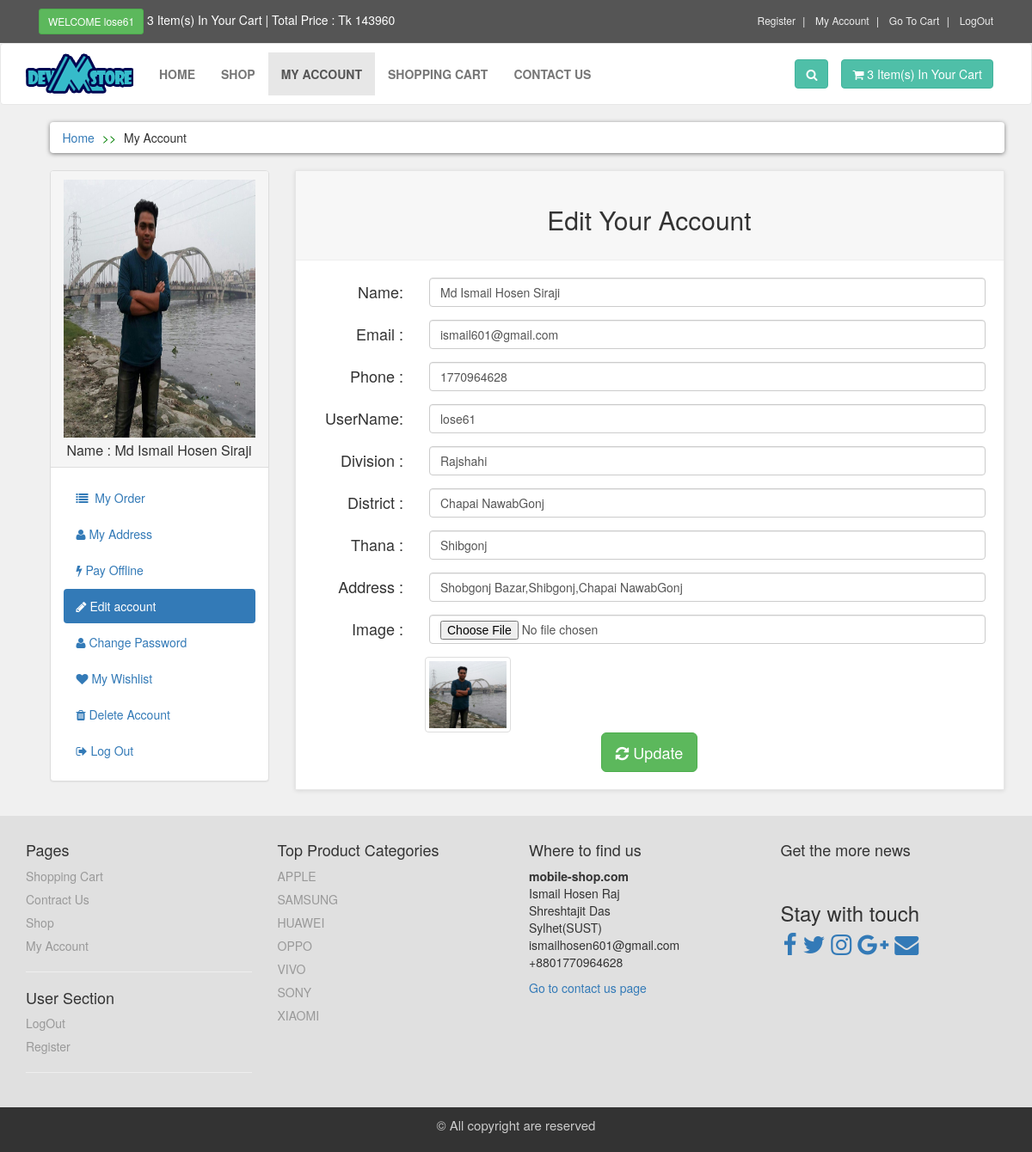
Before: /customer/my_account.php?edit_account (signed in) with the older database file.
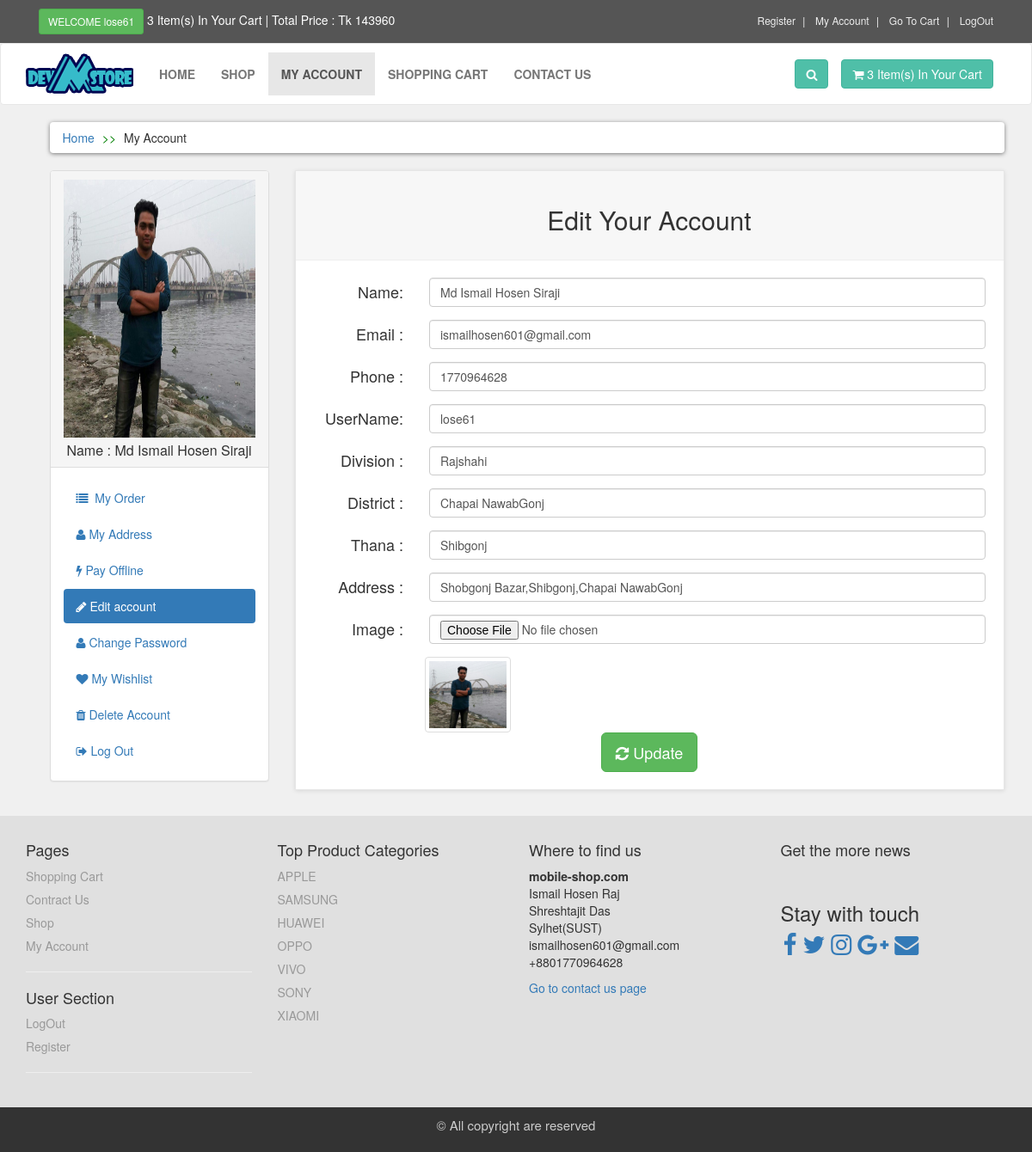
After: the same page with the newer database file.
### tables this page shows
CREATE TABLE IF NOT EXISTS `customer` (
  `customer_id` int(5) NOT NULL AUTO_INCREMENT,
  `customer_name` tinytext DEFAULT NULL,
  `customer_email` varchar(50) DEFAULT NULL,
  `customer_phone` int(11) DEFAULT NULL,
  `customer_username` varchar(50) DEFAULT NULL,
  `customer_password` varchar(50) DEFAULT NULL,
  `customer_division` varchar(30) DEFAULT NULL,
  `customer_district` varchar(40) DEFAULT NULL,
  `customer_thana` varchar(30) DEFAULT NULL,
  `customer_address` varchar(500) DEFAULT NULL,
  `customer_image` tinytext DEFAULT NULL,
  `customer_ip_address` tinytext DEFAULT NULL,
  `customer_shipping_address` text DEFAULT NULL,
  `status_` int(1) NOT NULL,
  PRIMARY KEY (`customer_id`),
  UNIQUE KEY `customer_email` (`customer_email`,`customer_phone`,`customer_username`)
);

### customer/edit_account.php (the view, shortened to what the changed rows need)
<?php
    $customer_username = $_SESSION['customer_username'];
    $get_customer = "select * from customer where customer_username = '$customer_username';";
    $run_customer = mysqli_query($db,$get_customer);
    $row = mysqli_fetch_array($run_customer);
    $customer_name = $row['customer_name'];
    $customer_email = $row['customer_email'];
    $customer_phone = $row['customer_phone'];
    $customer_division = $row['customer_division'];
    $customer_district = $row['customer_district'];
    $customer_thana = $row['customer_thana'];
    $customer_address = $row['customer_address'];
    $customer_image = $row['customer_image'];
?>
<div class="box" >
    <div class="box-header">
        <center>
            <h2>Edit Your Account</h2>
        </center>
    </div>
    <form action="" method="post" enctype="multipart/form-data"
     class="form-horizontal" style="margin-top: 40px;">
        <div class="form-group">
            <label class="control-label col-sm-2"><h4 style="margin:0;">Name:</h4></label>
            <div class="col-sm-10">
                <input type="text" name="c_name" value="<?php echo $customer_name ?>" class="form-control">
            </div>
        </div>
        <div class="form-group">
            <label class="control-label col-sm-2"><h4 style="margin:0;"> Email :</h4></label>
            <div class="col-sm-10">
                <input type="email" name="c_email" value="<?php echo $customer_email ?>" class="form-control">
            </div>
        </div>
        <div class="form-group">
            <label class="control-label col-sm-2"><h4 style="margin:0;">Phone :</h4></label>
            <div class="col-sm-10">
                <input type="number" name="c_phone" value="<?php echo $customer_phone ?>" class="form-control">
            </div>
        </div>
        <div class="form-group">
            <label class="control-label col-sm-2"><h4 style="margin:0;"> UserName:</h4></label>
            <div class="col-sm-10">
                <input type="text" name="c_username" value="<?php echo $customer_username ?>" class="form-control">
            </div>
        </div>
        <div class="form-group">
            <label class="control-label col-sm-2"><h4 style="margin:0;">Division :</h4></label>
            <div class="col-sm-10">
                <input type="text" name="c_division" value="<?php echo $customer_division ?>" class="form-control">
            </div>
        </div>
        <div class="form-group">
            <label class="control-label col-sm-2"><h4 style="margin:0;">District :</h4></label>
            <div class="col-sm-10">
                <input type="text" name="c_district" value="<?php echo $customer_district ?>" class="form-control">
            </div>
        </div>
        <div class="form-group">
            <label class="control-label col-sm-2"><h4 style="margin:0;">Thana :</h4></label>
            <div class="col-sm-10">
                <input type="text" name="c_thana" value="<?php echo $customer_thana ?>" class="form-control">
            </div>
        </div>
        <div class="form-group">
            <label class="control-label col-sm-2"><h4 style="margin:0;">Address :</h4></label>
            <div class="col-sm-10">
                <input type="text" name="c_address" value="<?php echo $customer_address ?>" class="form-control">
            </div>
        </div>
        <div class="form-group">
            <label class="control-label col-sm-2"><h4 style="margin:0;">Image :</h4></label>
            <div class="col-sm-10">
                <input type="file" name="c_image"  class="form-control">
            </div>
        </div>
        <img class="img-thumbnail " style="margin-left:130px; " src="customer_images/upload/<?php echo $customer_image ?>" class="img-responsive" height="100px" width="100px">
        <div class="text-center">
            <button type="submit" name="update_profile" class="btn btn-success btn-lg">
                <i class="fa fa-refresh"></i>&nbsp;Update
            </button>
        </div>
    </form>
</div>

### customer/includes/sidebar.php
<div class="panel panel-default sidebar-menu">
    <?php
        $customer_username = $_SESSION['customer_username'];
        $select_customer = "select customer_image,customer_name from customer where customer_username = '$customer_username'";
        $run_customer = mysqli_query($db,$select_customer);
        $row = mysqli_fetch_array($run_customer);
        $customer_image = $row['customer_image'];
        $customer_name = $row['customer_name'];
    ?>
    <div class="panel-heading">
        <center >
            <img src="customer_images/upload/<?php echo $customer_image?>" class="img-responsive"  style="height: 300px;">
        </center>
        <h3 align="center" class=" panel-title" style="margin-top: 6px;">
            Name : <?php echo $customer_name ?>
        </h3>
    </div>
    <div class="panel-body">
        <ul class="nav nav-pills nav-stacked">
            <li class="
                <?php if(isset($_GET['my_order']))
                    {
                        echo "active";
                    }
                ?>
            ">
                <a href="my_account.php?my_order"><i class="fa fa-list"></i>&nbsp; My Order</a>
            </li>
            <li class="
                <?php if(isset($_GET['my_address']))
                    {
                        echo "active";
                    }
                ?>
            ">
                <a href="my_account.php?my_address"><i class="fa fa-user"></i>&nbsp;My Address</a>
            </li>
            <li class="
                <?php if(isset($_GET['pay_offline']))
                    {
                        echo "active";
                    }
                ?>
            ">
                <a href="my_account.php?pay_offline"><i class="fa fa-bolt"></i>&nbsp;Pay Offline</a>
            </li>
            <li class="
                    <?php
                        if(isset($_GET['edit_account']))
                        {
                            echo "active";
                        }
                    ?>
            ">
                <a href="my_account.php?edit_account"><i class="fa fa-pencil"></i>&nbsp;Edit account</a>
            </li>
            <li class="
                    <?php
                        if(isset($_GET['change_password']))
                        {
                            echo "active";
                        }
                    ?>
            ">
                <a href="my_account.php?change_password"><i class="fa fa-user"></i>&nbsp;Change Password</a>
            </li>
            <li class="
                    <?php
                        if(isset($_GET['my_wishlist']))
                        {
                            echo "active";
                        }
                    ?>
            ">
                <a href="my_account.php?my_wishlist"><i class="fa fa-heart"></i>&nbsp;My Wishlist</a>
            </li>
            <li class="
                    <?php
                        if(isset($_GET['delete_account']))
                        {
                            echo "active";
                        }
                    ?>
            ">
                <a href="my_account.php?delete_account"><i class="fa fa-trash"></i>&nbsp;Delete Account</a>
            </li>
            <li class="
                    <?php
                        if(isset($_GET['logout']))
                        {
                            echo "active";
                        }
                    ?>
            ">
                <a href="../logout.php"><i class="fa fa-sign-out"></i>&nbsp;Log Out</a>
            </li>
        </ul>
    </div>
</div>

Changed rows visible on the page:
changed customer "Md Ismail Hosen Siraji": c_email "ismail601@gmail.com" → "ismailhosen601@gmail.com"
